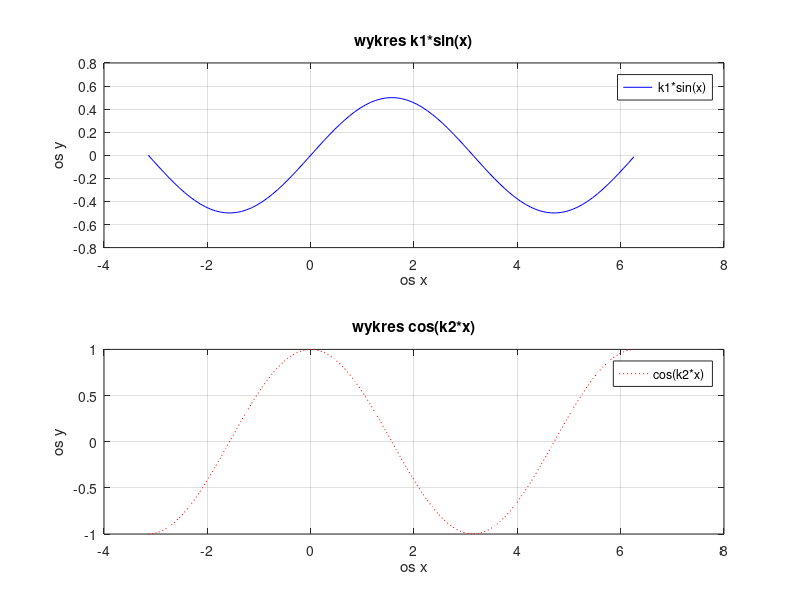

The MATLAB script that drew this image:
%dane
x = -pi:0.1:2*pi
k1 = 0.5
k2 = 1
y1 = k1*sin(x)
y2 = cos(k2*x)
%rysowanie wykresow 
%1 wykres
subplot(2,1,1)
plot(x, y1, 'b-')
title('wykres k1*sin(x)')
xlabel('os x')
ylabel('os y')
legend('k1*sin(x)')
grid
%2 wykres
subplot(2,1,2)
plot(x, y2, 'r:')
title('wykres cos(k2*x)')
xlabel('os x')
ylabel('os y')
legend('cos(k2*x)')
grid
